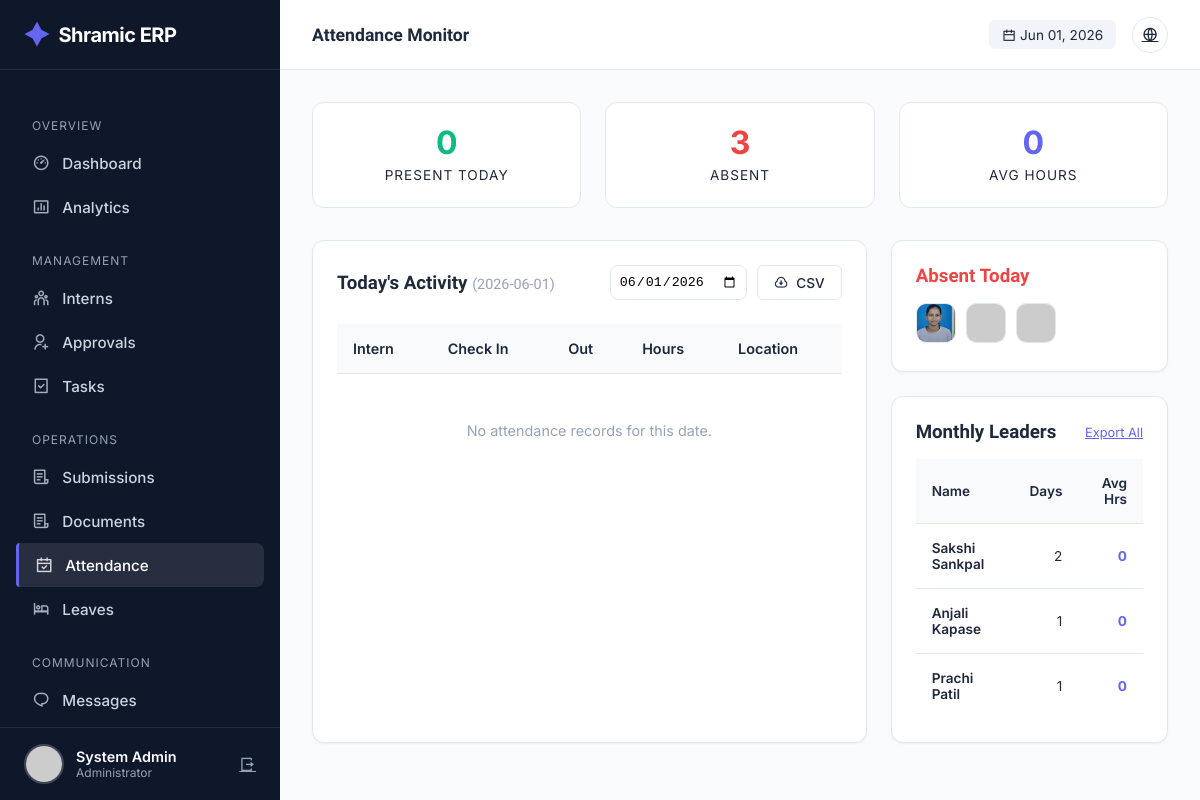
Page /admin/attendance (signed in) on the committed database.
### tables this page shows
CREATE TABLE users (
            id INTEGER PRIMARY KEY AUTOINCREMENT,
            intern_id TEXT UNIQUE,
            usn TEXT UNIQUE NOT NULL,
            full_name TEXT NOT NULL,
            phone TEXT NOT NULL,
            email TEXT UNIQUE NOT NULL,
            password_hash TEXT NOT NULL,
            role TEXT NOT NULL,
            photo_url TEXT,
            status TEXT DEFAULT 'PENDING',
            is_admin BOOLEAN DEFAULT 0,
            department TEXT,
            join_date DATE,
            emergency_contact TEXT,
            address TEXT,
            last_login TIMESTAMP,
            login_count INTEGER DEFAULT 0,
            created_at TIMESTAMP DEFAULT CURRENT_TIMESTAMP,
            updated_at TIMESTAMP DEFAULT CURRENT_TIMESTAMP
        );

### app.py (the view)
@app.route('/admin/attendance')
@login_required
@admin_required
def admin_attendance():
    conn = get_db_connection()
    cur = conn.cursor()
    date_filter = request.args.get('date', format_datetime(get_current_date(), '%Y-%m-%d'))
    cur.execute("""
        SELECT u.id, u.intern_id, u.full_name, u.role, u.photo_url, u.department,
               a.check_in_time, a.check_out_time, a.work_hours, a.location
        FROM attendance a
        JOIN users u ON a.user_id = u.id
        WHERE a.date = ?
        ORDER BY a.check_in_time DESC
    """, (date_filter,))
    today_attendance = cur.fetchall()
    cur.execute("""
        SELECT u.intern_id, u.full_name, u.role, u.department,
               COUNT(a.id) as days_present,
               SUM(a.work_hours) as total_hours,
               AVG(a.work_hours) as avg_hours
        FROM users u
        LEFT JOIN attendance a ON u.id = a.user_id
            AND strftime('%Y-%m', a.date) = strftime('%Y-%m', 'now')
        WHERE u.is_admin = 0 AND u.status = 'APPROVED'
        GROUP BY u.id, u.intern_id, u.full_name, u.role, u.department
        ORDER BY days_present DESC
    """)
    monthly_summary = cur.fetchall()
    cur.execute("""
        SELECT u.id, u.intern_id, u.full_name, u.role, u.department, u.photo_url
        FROM users u
        WHERE u.is_admin = 0 AND u.status = 'APPROVED'
        AND u.id NOT IN (
            SELECT user_id FROM attendance WHERE date = ?
        )
    """, (date_filter,))
    absent_today = cur.fetchall()
    conn.close()
    return render_template('admin/attendance.html',
        today_attendance=today_attendance,
        monthly_summary=monthly_summary,
        absent_today=absent_today,
        date_filter=date_filter
    )

### templates/admin/attendance.html (shortened to what this page needs)
{% extends "admin/base.html" %} {% block page_title %}Attendance Monitor{%
endblock %} {% block content %}
<div class="att-stats">
  <div class="stat-box">
    <div class="stat-val" style="color: var(--success)">
      {{ today_attendance|length }}
    </div>
    <div class="stat-lbl">Present Today</div>
  </div>
  <div class="stat-box">
    <div class="stat-val" style="color: var(--danger)">
      {{ absent_today|length }}
    </div>
    <div class="stat-lbl">Absent</div>
  </div>
  <div class="stat-box">
    {% set total_hrs = namespace(value=0) %} {% for r in today_attendance %}{%
    if r.work_hours %}{% set total_hrs.value = total_hrs.value + r.work_hours
    %}{% endif %}{% endfor %}
    <div class="stat-val" style="color: var(--primary)">
      {{ (total_hrs.value / today_attendance|length)|round(1) if
      today_attendance|length > 0 else 0 }}
    </div>
    <div class="stat-lbl">Avg Hours</div>
  </div>
</div>
<div style="display: grid; grid-template-columns: 2fr 1fr; gap: 1.5rem">
  <div class="card">
    <div
      style="
        display: flex;
        justify-content: space-between;
        align-items: center;
        margin-bottom: 1.5rem;
      "
    >
      <h3>
        Today's Activity
        <span
          style="font-weight: 400; color: var(--text-light); font-size: 0.9rem"
          >({{ date_filter }})</span
        >
      </h3>
      <div style="display: flex; gap: 10px">
        <form
          method="GET"
          style="display: flex; align-items: center; gap: 10px"
        >
          <input
            type="date"
            name="date"
            value="{{ date_filter }}"
            onchange="this.form.submit()"
            style="
              padding: 0.5rem;
              border: 1px solid var(--border);
              border-radius: 8px;
            "
          />
        </form>
        <a
          href="{{ url_for('export_attendance_csv', month=date_filter[:7]) }}"
          class="btn btn-outline"
          style="padding: 0.5rem 1rem; font-size: 0.85rem"
        >
          <i class="ri-download-cloud-line"></i> CSV
        </a>
      </div>
    </div>
    <div class="table-container">
      <table>
        <thead>
          <tr>
            <th>Intern</th>
            <th>Check In</th>
            <th>Out</th>
            <th>Hours</th>
            <th>Location</th>
          </tr>
        </thead>
        <tbody>
          {% for record in today_attendance %}
          <tr class="attendance-row">
            <td>
              <div style="display: flex; align-items: center; gap: 10px">
                <img
                  src="{{ url_for('static', filename='uploads/profiles/' + record.photo_url) if record.photo_url else 'https://ui-avatars.com/api/?name=' + record.full_name }}"
                  style="
                    width: 32px;
                    height: 32px;
                    border-radius: 50%;
                    object-fit: cover;
                  "
                />
                <div>
                  <div style="font-weight: 600">{{ record.full_name }}</div>
                  <div style="font-size: 0.75rem; color: var(--text-secondary)">
                    {{ record.intern_id }}
                  </div>
                </div>
              </div>
            </td>
            <td>
              <span class="time-badge"
                >{{ record.check_in_time.split(' ')[1] }}</span
              >
            </td>
            <td>
              {% if record.check_out_time %}
              <span class="time-badge"
                >{{ record.check_out_time.split(' ')[1] }}</span
              >
              {% else %}
              <span
                style="
                  color: var(--success);
                  font-size: 0.8rem;
                  font-weight: 600;
                "
                >● Active</span
              >
              {% endif %}
            </td>
            <td style="font-weight: 700; color: var(--text-main)">
              {{ record.work_hours if record.work_hours else '-' }}
            </td>
            <td style="font-size: 0.85rem; color: var(--text-secondary)">
              <i class="ri-map-pin-line"></i> {{ record.location or 'Remote' }}
            </td>
          </tr>
          {% else %}
          <tr>
            <td
              colspan="5"
              style="
                text-align: center;
                padding: 3rem;
                color: var(--text-light);
              "
            >
              No attendance records for this date.
            </td>
          </tr>
          {% endfor %}
        </tbody>
      </table>
    </div>
  </div>
  <div style="display: flex; flex-direction: column; gap: 1.5rem">
    <div class="card">
      <h3 style="margin-bottom: 1rem; color: var(--danger)">Absent Today</h3>
      {% if absent_today %}
      <div class="absent-grid">
        {% for user in absent_today %}
        <div class="absent-item" data-name="{{ user.full_name }}">
          <a href="{{ url_for('admin_intern_detail', intern_id=user['id']) }}">
            <img
              src="{{ url_for('static', filename='uploads/profiles/' + user.photo_url) if user.photo_url else 'https://ui-avatars.com/api/?name=' + user.full_name }}"
              alt="{{ user.full_name }}"
            />
          </a>
        </div>
        {% endfor %}
      </div>
      {% else %}
      <div style="text-align: center; padding: 2rem; color: var(--success)">
        <i class="ri-check-double-line" style="font-size: 2rem"></i>
        <p style="margin-top: 0.5rem; font-size: 0.9rem">100% Attendance!</p>
      </div>
      {% endif %}
    </div>
    <div class="card">
      <div
        style="
          display: flex;
          justify-content: space-between;
          align-items: center;
          margin-bottom: 1rem;
        "
      >
        <h3>Monthly Leaders</h3>
        <a
          href="{{ url_for('export_attendance_summary_csv') }}"
          style="font-size: 0.8rem; color: var(--primary)"
          >Export All</a
        >
      </div>
      <div class="table-container">
        <table style="font-size: 0.85rem">
          <thead>
            <tr>
              <th>Name</th>
              <th style="text-align: right">Days</th>
              <th style="text-align: right">Avg Hrs</th>
            </tr>
          </thead>
          <tbody>
            {% for summary in monthly_summary[:5] %}
            <tr>
              <td style="font-weight: 600">{{ summary.full_name }}</td>
              <td style="text-align: right">{{ summary.days_present }}</td>
              <td
                style="
                  text-align: right;
                  color: var(--primary);
                  font-weight: 700;
                "
              >
                {{ (summary.avg_hours or 0)|round(1) }}
              </td>
            </tr>
            {% endfor %}
          </tbody>
        </table>
      </div>
    </div>
  </div>
</div>
{% endblock %}

### templates/admin/base.html (shortened to what this page needs)
<!doctype html>
<html lang="en">
  <head>
    <link
      href="https://cdn.jsdelivr.net/npm/remixicon@4.1.0/fonts/remixicon.css"
      rel="stylesheet"
    />
  </head>
  <body>
    <aside class="sidebar" id="sidebar">
      <a href="/" class="brand">
        <i class="ri-shining-2-fill"></i> Shramic ERP
      </a>
      <ul class="nav-menu">
        <li class="nav-label">Overview</li>
        <li>
          <a
            href="{{ url_for('admin_dashboard') }}"
            class="nav-link {% if request.endpoint == 'admin_dashboard' %}active{% endif %}"
            ><i class="ri-dashboard-3-line"></i> Dashboard</a
          >
        </li>
        <li>
          <a
            href="{{ url_for('admin_analytics') }}"
            class="nav-link {% if request.endpoint == 'admin_analytics' %}active{% endif %}"
            ><i class="ri-bar-chart-box-line"></i> Analytics</a
          >
        </li>
        <li class="nav-label">Management</li>
        <li>
          <a
            href="{{ url_for('admin_interns') }}"
            class="nav-link {% if request.endpoint == 'admin_interns' %}active{% endif %}"
            ><i class="ri-team-line"></i> Interns</a
          >
        </li>
        <li>
          <a
            href="{{ url_for('admin_approvals') }}"
            class="nav-link {% if request.endpoint == 'admin_approvals' %}active{% endif %}"
            ><i class="ri-user-add-line"></i> Approvals</a
          >
        </li>
        <li>
          <a
            href="{{ url_for('admin_tasks') }}"
            class="nav-link {% if request.endpoint == 'admin_tasks' %}active{% endif %}"
            ><i class="ri-task-line"></i> Tasks</a
          >
        </li>
        <li class="nav-label">Operations</li>
        <li>
          <a
            href="{{ url_for('admin_submissions') }}"
            class="nav-link {% if request.endpoint == 'admin_submissions' %}active{% endif %}"
            ><i class="ri-file-list-3-line"></i> Submissions</a
          >
        </li>
        <li>
  <a
    href="{{ url_for('admin_documents') }}"
    class="nav-link {% if request.endpoint == 'admin_documents' %}active{% endif %}"
  >
    <i class="ri-file-list-3-line"></i> Documents
  </a>
</li>
        <li>
          <a
            href="{{ url_for('admin_attendance') }}"
            class="nav-link {% if request.endpoint == 'admin_attendance' %}active{% endif %}"
            ><i class="ri-calendar-check-line"></i> Attendance</a
          >
        </li>
        <li>
          <a
            href="{{ url_for('admin_leaves') }}"
            class="nav-link {% if request.endpoint == 'admin_leaves' %}active{% endif %}"
            ><i class="ri-hotel-bed-line"></i> Leaves</a
          >
        </li>
        <li class="nav-label">Communication</li>
        <li>
          <a
            href="{{ url_for('admin_messages') }}"
            class="nav-link {% if request.endpoint == 'admin_messages' %}active{% endif %}"
            ><i class="ri-chat-1-line"></i> Messages</a
          >
        </li>
        <li>
          <a
            href="{{ url_for('admin_announcements') }}"
            class="nav-link {% if request.endpoint == 'admin_announcements' %}active{% endif %}"
            > Announcements</a
          >
        </li>
      </ul>
      <div class="user-profile">
        <img
          src="{{ url_for('static', filename='uploads/profiles/' + current_user.photo_url) if current_user.photo_url else 'https://ui-avatars.com/api/?name=Admin&background=random' }}"
          class="user-avatar"
          alt="Admin"
        />
        <div style="flex: 1; overflow: hidden">
          <div
            style="
              font-weight: 600;
              font-size: 0.9rem;
              white-space: nowrap;
              text-overflow: ellipsis;
            "
          >
            {{ current_user.full_name }}
          </div>
          <div style="font-size: 0.75rem; color: var(--text-light)">
            Administrator
          </div>
        </div>
        <a
          href="{{ url_for('logout') }}"
          title="Logout"
          style="color: var(--text-light)"
          ><i class="ri-logout-box-r-line"></i
        ></a>
      </div>
    </aside>
    <div class="main-wrapper">
      <header class="top-header">
        <div style="display: flex; align-items: center; gap: 1rem">
          <h2 class="page-title">
            {% block page_title %}Dashboard{% endblock %}
          </h2>
        </div>
        <div class="header-actions">
          <div
            style="
              font-size: 0.85rem;
              color: var(--text-secondary);
              background: #f1f5f9;
              padding: 0.4rem 0.8rem;
              border-radius: 6px;
            "
          >
            <i class="ri-calendar-line"></i> {{ now.strftime('%b %d, %Y') }}
          </div>
          <a href="{{ url_for('index') }}" class="btn-icon" title="View Site"
            ><i class="ri-global-line"></i
          ></a>
        </div>
      </header>
      <div class="content">
         {% block content %}{% endblock %}
      </div>
    </div>
  </body>
</html>

### rows in the picture
users: full_name "System Admin"
users: photo_url (picture), full_name "Sakshi Sankpal", days_present "2", is_admin "0"
users: full_name "Anjali Kapase", days_present "1", is_admin "0"
users: full_name "Prachi Patil", days_present "1", is_admin "0"

### other values in the picture
{{ now.strftime('%b %d, %Y') }} "Jun 01, 2026"
{{ today_attendance|length }} "0"
{{ absent_today|length }} "3"
{{ date_filter }} "2026-06-01"
